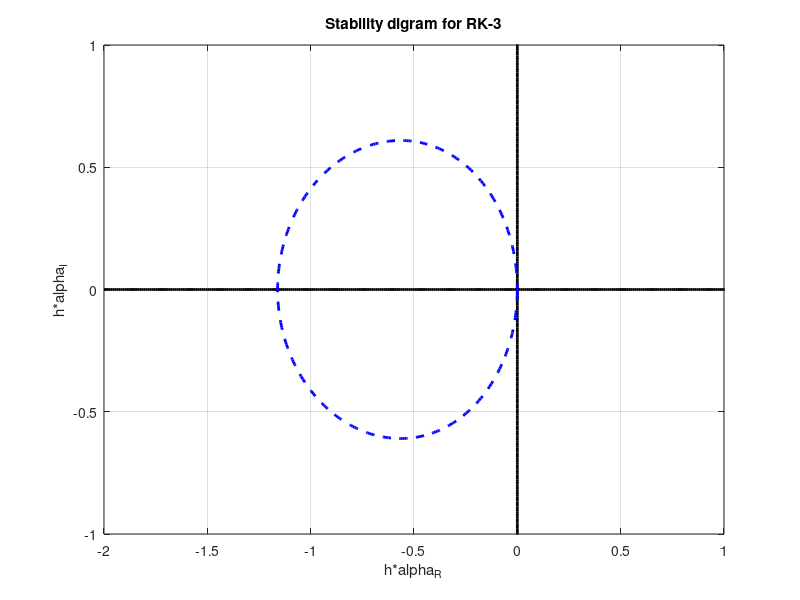

This figure's MATLAB source:
%% Stability Region
% Generating mesh
xm=linspace(-2,2,400);
ym=linspace(-2,2,400);
xo = zeros(1,400); 
yo = zeros(1,400);
[x,y]=meshgrid(xm,ym);
% Define the complex number
z=x+i*y;
% Growth Factor
GF = 1+(3*z/2)+(z.^3/6) ;
%GF = 1+z ;
zlevel = abs(GF);
% Plot
figure(1)
plot(xm,yo,'k-','LineWidth',2);hold on
plot(xo,ym,'k-','LineWidth',2)
contour(x,y,zlevel,[1 1],'b--','LineWidth',2)
hold off ;grid on ;
ylim([-1 1])
xlim([-2 1])
title('Stability digram for RK-3')
xlabel('h*alpha_R'); ylabel('h*alpha_I');
h = figure(1);
saveas(h,'Stability digram for RK-3.png');
